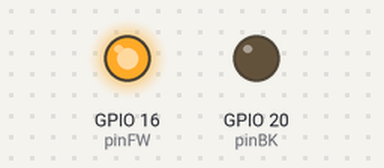
Recording of a program running on a simulated Raspberry Pi (BCM pin numbers). Shown: output pins drawn as LEDs (lit = HIGH). At 7.0 s the program stops and its outputs stay as they are.

Above: at 0.1 s.
At 4.1 s:
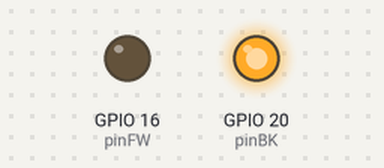
At 7.1 s:
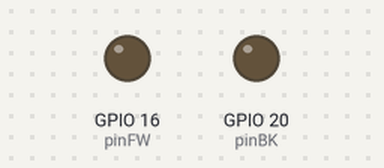
Timing chart, 0 to 8.5 s (numbered marks = the images above):
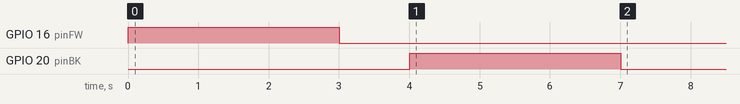

The program:

pigpio_fwBkOnOff.py
```python
import pigpio
import time

pi= pigpio.pi()

pinFW= 16
pinBK= 20
pi.set_mode(pinFW,pigpio.OUTPUT)
pi.set_mode(pinBK,pigpio.OUTPUT)

pi.write(pinFW,1)
pi.write(pinBK,0)
time.sleep(3)
pi.write(pinFW,0)
time.sleep(1)
pi.write(pinBK,1)
time.sleep(3)
pi.write(pinBK,0)

pi.stop()
```

Measured:
- by itself, GPIO 16 (pinFW): LOW → HIGH at 0.00 s, → LOW 3.0 s later
- by itself, GPIO 20 (pinBK): LOW → HIGH at 4.0 s, → LOW 3.0 s later
